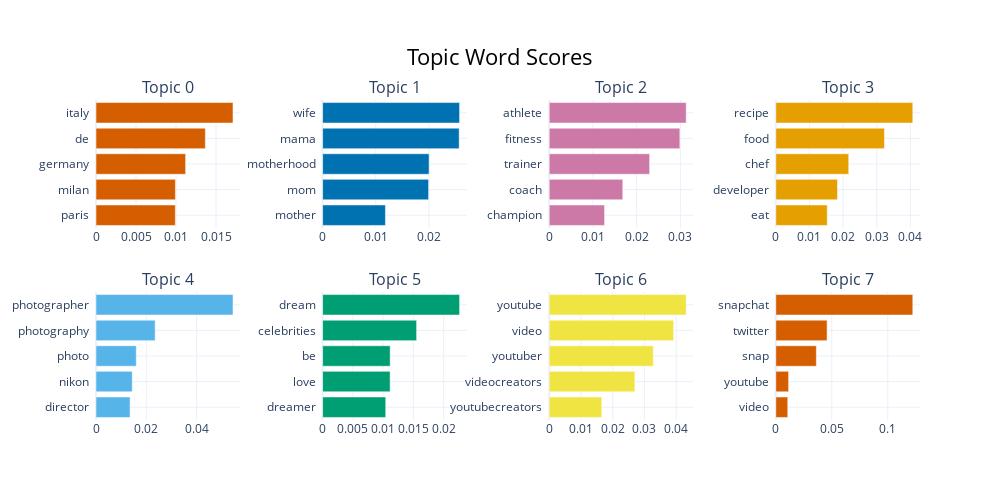

The cell this chart's notebook holds for it:
### Code cell
topic_model.visualize_barchart()

### Figure 1 — Plotly figure (JSON) as saved in the notebook; plotly's stock layout.template omitted (floating-point values rounded to 4 significant figures)
{"data": [{"marker": {"color": "#D55E00"}, "orientation": "h", "x": [0.009913, 0.009923, 0.0112, 0.01366, 0.01712], "y": ["paris  ", "milan  ", "germany  ", "de  ", "italy  "], "type": "bar", "xaxis": "x", "yaxis": "y"}, {"marker": {"color": "#0072B2"}, "orientation": "h", "x": [0.01181, 0.01993, 0.02002, 0.02568, 0.02576], "y": ["mother  ", "mom  ", "motherhood  ", "mama  ", "wife  "], "type": "bar", "xaxis": "x2", "yaxis": "y2"}, {"marker": {"color": "#CC79A7"}, "orientation": "h", "x": [0.01266, 0.01683, 0.02296, 0.02988, 0.03133], "y": ["champion  ", "coach  ", "trainer  ", "fitness  ", "athlete  "], "type": "bar", "xaxis": "x3", "yaxis": "y3"}, {"marker": {"color": "#E69F00"}, "orientation": "h", "x": [0.01529, 0.01834, 0.02167, 0.03229, 0.04072], "y": ["eat  ", "developer  ", "chef  ", "food  ", "recipe  "], "type": "bar", "xaxis": "x4", "yaxis": "y4"}, {"marker": {"color": "#56B4E9"}, "orientation": "h", "x": [0.01354, 0.01441, 0.016, 0.02351, 0.05444], "y": ["director  ", "nikon  ", "photo  ", "photography  ", "photographer  "], "type": "bar", "xaxis": "x5", "yaxis": "y5"}, {"marker": {"color": "#009E73"}, "orientation": "h", "x": [0.01043, 0.01116, 0.01116, 0.01553, 0.02264], "y": ["dreamer  ", "love  ", "be  ", "celebrities  ", "dream  "], "type": "bar", "xaxis": "x6", "yaxis": "y6"}, {"marker": {"color": "#F0E442"}, "orientation": "h", "x": [0.01656, 0.02698, 0.0328, 0.03919, 0.04315], "y": ["youtubecreators  ", "videocreators  ", "youtuber  ", "video  ", "youtube  "], "type": "bar", "xaxis": "x7", "yaxis": "y7"}, {"marker": {"color": "#D55E00"}, "orientation": "h", "x": [0.01069, 0.01143, 0.03622, 0.0458, 0.1224], "y": ["video  ", "youtube  ", "snap  ", "twitter  ", "snapchat  "], "type": "bar", "xaxis": "x8", "yaxis": "y8"}], "layout": {"xaxis": {"anchor": "y", "domain": [0.0, 0.175], "showgrid": true}, "yaxis": {"anchor": "x", "domain": [0.6, 1.0], "showgrid": true}, "xaxis2": {"anchor": "y2", "domain": [0.275, 0.45], "showgrid": true}, "yaxis2": {"anchor": "x2", "domain": [0.6, 1.0], "showgrid": true}, "xaxis3": {"anchor": "y3", "domain": [0.55, 0.725], "showgrid": true}, "yaxis3": {"anchor": "x3", "domain": [0.6, 1.0], "showgrid": true}, "xaxis4": {"anchor": "y4", "domain": [0.825, 1.0], "showgrid": true}, "yaxis4": {"anchor": "x4", "domain": [0.6, 1.0], "showgrid": true}, "xaxis5": {"anchor": "y5", "domain": [0.0, 0.175], "showgrid": true}, "yaxis5": {"anchor": "x5", "domain": [0.0, 0.4], "showgrid": true}, "xaxis6": {"anchor": "y6", "domain": [0.275, 0.45], "showgrid": true}, "yaxis6": {"anchor": "x6", "domain": [0.0, 0.4], "showgrid": true}, "xaxis7": {"anchor": "y7", "domain": [0.55, 0.725], "showgrid": true}, "yaxis7": {"anchor": "x7", "domain": [0.0, 0.4], "showgrid": true}, "xaxis8": {"anchor": "y8", "domain": [0.825, 1.0], "showgrid": true}, "yaxis8": {"anchor": "x8", "domain": [0.0, 0.4], "showgrid": true}, "annotations": [{"font": {"size": 16}, "showarrow": false, "text": "Topic 0", "x": 0.0875, "xanchor": "center", "xref": "paper", "y": 1.0, "yanchor": "bottom", "yref": "paper"}, {"font": {"size": 16}, "showarrow": false, "text": "Topic 1", "x": 0.3625, "xanchor": "center", "xref": "paper", "y": 1.0, "yanchor": "bottom", "yref": "paper"}, {"font": {"size": 16}, "showarrow": false, "text": "Topic 2", "x": 0.6375, "xanchor": "center", "xref": "paper", "y": 1.0, "yanchor": "bottom", "yref": "paper"}, {"font": {"size": 16}, "showarrow": false, "text": "Topic 3", "x": 0.9125, "xanchor": "center", "xref": "paper", "y": 1.0, "yanchor": "bottom", "yref": "paper"}, {"font": {"size": 16}, "showarrow": false, "text": "Topic 4", "x": 0.0875, "xanchor": "center", "xref": "paper", "y": 0.4, "yanchor": "bottom", "yref": "paper"}, {"font": {"size": 16}, "showarrow": false, "text": "Topic 5", "x": 0.3625, "xanchor": "center", "xref": "paper", "y": 0.4, "yanchor": "bottom", "yref": "paper"}, {"font": {"size": 16}, "showarrow": false, "text": "Topic 6", "x": 0.6375, "xanchor": "center", "xref": "paper", "y": 0.4, "yanchor": "bottom", "yref": "paper"}, {"font": {"size": 16}, "showarrow": false, "text": "Topic 7", "x": 0.9125, "xanchor": "center", "xref": "paper", "y": 0.4, "yanchor": "bottom", "yref": "paper"}], "title": {"font": {"size": 22, "color": "Black"}, "text": "Topic Word Scores", "x": 0.5, "xanchor": "center", "yanchor": "top"}, "hoverlabel": {"font": {"size": 16, "family": "Rockwell"}, "bgcolor": "white"}, "showlegend": false, "width": 1000, "height": 500}}
